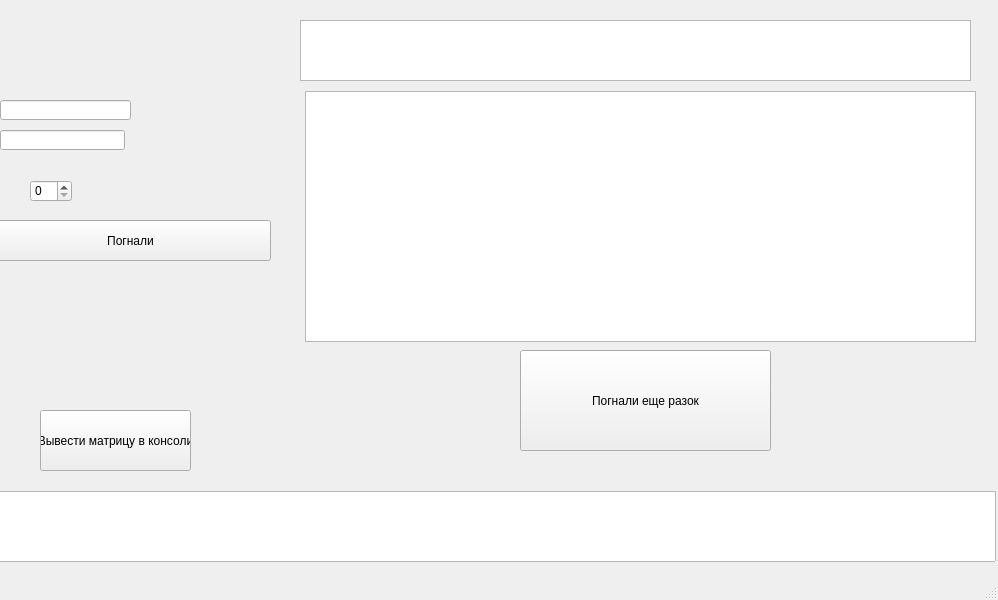
<?xml version="1.0" encoding="UTF-8"?>
<ui version="4.0">
 <class>MainWindow</class>
 <widget class="QMainWindow" name="MainWindow">
  <property name="geometry">
   <rect>
    <x>0</x>
    <y>0</y>
    <width>998</width>
    <height>600</height>
   </rect>
  </property>
  <property name="windowTitle">
   <string>MainWindow</string>
  </property>
  <widget class="QWidget" name="centralwidget">
   <widget class="QListWidget" name="Console">
    <property name="geometry">
     <rect>
      <x>-5</x>
      <y>491</y>
      <width>1001</width>
      <height>71</height>
     </rect>
    </property>
   </widget>
   <widget class="QPushButton" name="buttonStart">
    <property name="geometry">
     <rect>
      <x>-10</x>
      <y>220</y>
      <width>281</width>
      <height>41</height>
     </rect>
    </property>
    <property name="text">
     <string>Погнали</string>
    </property>
   </widget>
   <widget class="QTableWidget" name="matrixInput">
    <property name="geometry">
     <rect>
      <x>305</x>
      <y>91</y>
      <width>671</width>
      <height>251</height>
     </rect>
    </property>
   </widget>
   <widget class="QPushButton" name="pushButton">
    <property name="geometry">
     <rect>
      <x>520</x>
      <y>350</y>
      <width>251</width>
      <height>101</height>
     </rect>
    </property>
    <property name="text">
     <string>Погнали еще разок</string>
    </property>
   </widget>
   <widget class="QPushButton" name="consoleMatrix">
    <property name="geometry">
     <rect>
      <x>40</x>
      <y>410</y>
      <width>151</width>
      <height>61</height>
     </rect>
    </property>
    <property name="text">
     <string>Вывести матрицу в консоли</string>
    </property>
   </widget>
   <widget class="QTableView" name="tableView">
    <property name="geometry">
     <rect>
      <x>300</x>
      <y>20</y>
      <width>671</width>
      <height>61</height>
     </rect>
    </property>
   </widget>
   <widget class="QLineEdit" name="inputN">
    <property name="geometry">
     <rect>
      <x>0</x>
      <y>100</y>
      <width>131</width>
      <height>20</height>
     </rect>
    </property>
   </widget>
   <widget class="QLineEdit" name="inputM">
    <property name="geometry">
     <rect>
      <x>0</x>
      <y>130</y>
      <width>125</width>
      <height>20</height>
     </rect>
    </property>
   </widget>
   <widget class="QSpinBox" name="spinBox">
    <property name="geometry">
     <rect>
      <x>30</x>
      <y>180</y>
      <width>42</width>
      <height>22</height>
     </rect>
    </property>
    <property name="maximum">
     <number>16</number>
    </property>
   </widget>
  </widget>
  <widget class="QMenuBar" name="menubar">
   <property name="geometry">
    <rect>
     <x>0</x>
     <y>0</y>
     <width>998</width>
     <height>21</height>
    </rect>
   </property>
  </widget>
  <widget class="QStatusBar" name="statusbar"/>
 </widget>
 <resources/>
 <connections/>
</ui>
